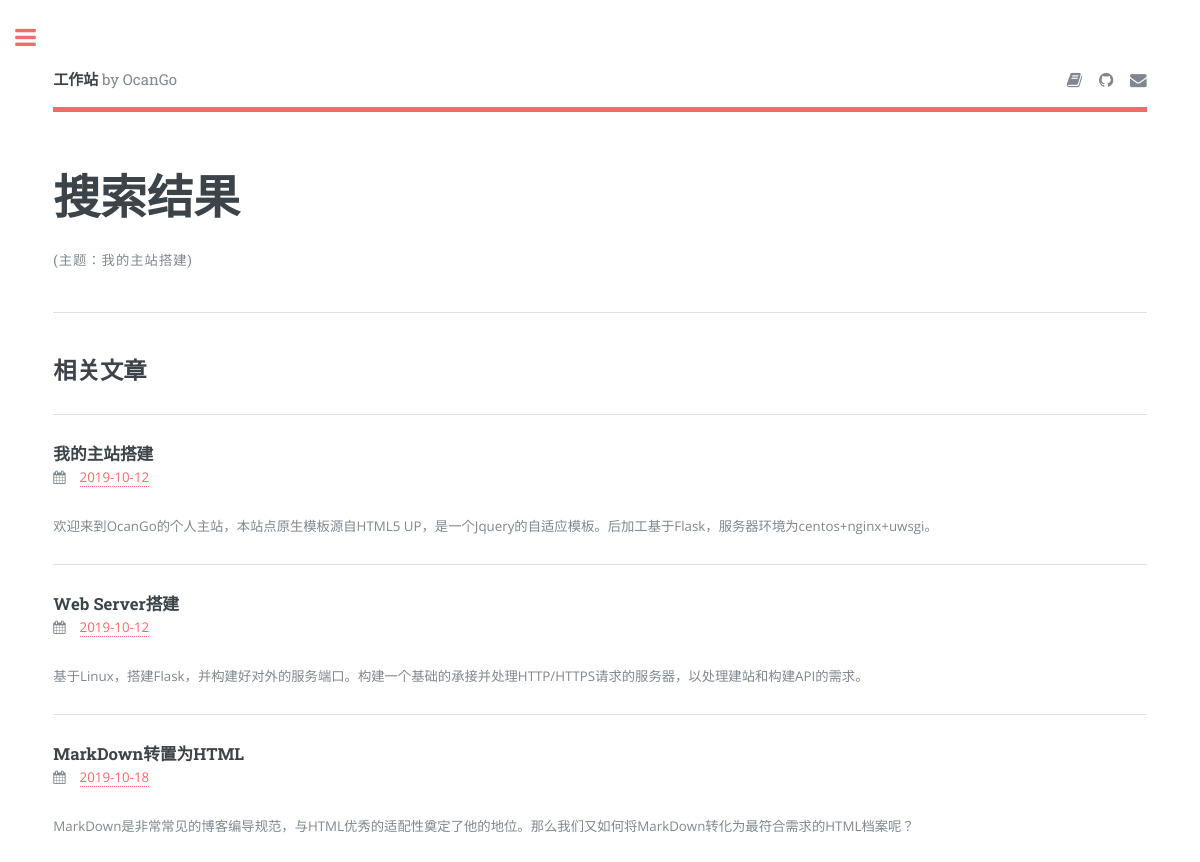
The page /query_item/link_project/2 on the database its author committed.
### models/articles.py (models this page shows, shortened)
class ArticleModel(db.Model):
    __tablename__='article'
    id = db.Column(db.Integer, primary_key=True)
    topic = db.Column(db.String(80))
    picture_url = db.Column(db.String(80))
    article_url = db.Column(db.Boolean,default=False,nullable=False)
    weight = db.Column(db.Integer,nullable=False)#权重,默认1,最大10，不实际卡控
    introduce = db.Column(db.String(1000))
    link_project = db.Column(db.Integer, db.ForeignKey('project.id'))
    create_time = db.Column(db.DateTime , nullable=False , default=datetime.now)
    store = db.relationship('ProjectModel')
    def json(self):
        return {
            "id":self.id,
            "topic":self.topic,
            "picture_url":self.picture_url,
            "article_url":self.article_url,
            "introduce":self.introduce,
            "link_project":self.link_project,
            "data_str":self.create_time.strftime('%Y-%m-%d')
        }
    @classmethod
    def get_all_acricles_bytree(cls,whereitem,wherestr):
        if whereitem == 'link_project':
            return [
                {
                    "project_name":project.name,
                    "link_articles":[
                        article.json() for article in project.articles
                        ]
                } for project in ProjectModel.query.filter_by(id = wherestr).all()
            ]

### app.py (the view)
@app.route('/query_item/<string:whereitem>/<string:wherestr>')
def query_item(whereitem,wherestr):
    sidebar_article = ArticleModel.get_all_acricles_bytree(whereitem,wherestr)
    sidebar_feature = FeatureModel.get_all_feature_bytree(whereitem,wherestr)
    count_article = sum(len(link['link_articles']) for link in sidebar_article)
    count_feature = sum(len(link['link_features']) for link in sidebar_feature)
    print(sidebar_article,sidebar_feature)
    return render_template(
        'elements.html',
        whereitem = main_parse.querystr(whereitem,wherestr),
        sidebar_article = sidebar_article,
        sidebar_feature = sidebar_feature,
        count_article = count_article,
        count_feature = count_feature,
        sidebar_project = ProjectModel.get_all_projects_bytree()
    )

### main_parse.py (called while the page is built)
def querystr(whereitem,wherestr):
    if whereitem == 'link_project':
        return "主题：" + ProjectModel.find_by_id(wherestr).name
    elif whereitem == 'link_date':
        return "时间：" + wherestr[2:4] + "年" + wherestr[5:7] + "月"
    else:
        return "内容包含：" + wherestr

### models/feature.py (called while the page is built, shortened)
    @classmethod
    def get_all_feature_bytree(cls,whereitem,wherestr):
        if whereitem == 'link_project':
            return [
                {
                    "project_name":project.name,
                    "link_features":[
                        feature.json() for feature in project.features
                        ]
                } for project in ProjectModel.query.filter_by(id = wherestr).all()
            ]

### models/projects.py (called while the page is built)
    @classmethod
    def get_all_projects_bytree(cls):
        return [
            {
                'id':project.id,
                'name':project.name
            } for project in cls.query.all()
        ]

    @classmethod
    def find_by_id(cls, id):
        return cls.query.filter_by(id=id).first()

### templates/elements.html (shortened to what this page needs)
{% extends "base/base.html" %}
{% block mainbody %}
	<section>
		<header class="main">
			<h1>搜索结果</h1>
			<p>({{whereitem}})</p>
		</header>
		{% if count_article != 0 or count_feature != 0 %}
			{% if count_article != 0 %}
			<hr class="major">
			<h2 id="link_article">相关文章</h2>
			{% for project in sidebar_article %}
				{% for article in project['link_articles'] %}
				<hr>
				<article title="{{article.topic}}">
					<h3 style="margin: 0 0 0 0;"><a href="{{url_for('articles',topic = article.id)}}">{{article.topic}}</a></h3>
					<p><span class="icon fa-calendar"></span>&nbsp;&nbsp;&nbsp;&nbsp;<a href="javascript:void(0)" onclick="blink_to_query(this,'link_date')">{{article.data_str}}</a></p>
					<p>{{article.introduce}}</p>
				</article>
				{% endfor %}
			{% endfor %}
			{% endif %}
		{% else %}
			<h2>对不起，找不到相关联的内容</h2>
			<span class="image main"><img src="{{ url_for('static', filename='images/sad.jpg') }}" alt="" /></span>
		{% endif %}
	</section>
{% endblock %}

### static/assets/css/main.css (style rules this page uses)
html, body, div, span, applet, object, iframe, h1, h2, h3, h4, h5, h6, p, blockquote, pre, a, abbr, acronym, address, big, cite, code, del, dfn, em, img, ins, kbd, q, s, samp, small, strike, strong, sub, sup, tt, var, b, u, i, center, dl, dt, dd, ol, ul, li, fieldset, form, label, legend, table, caption, tbody, tfoot, thead, tr, th, td, article, aside, canvas, details, embed, figure, figcaption, footer, header, hgroup, menu, nav, output, ruby, section, summary, time, mark, audio, video { margin: 0; padding: 0; border: 0; font-size: 100%; font: inherit; vertical-align: baseline; }
article, aside, details, figcaption, figure, footer, header, hgroup, menu, nav, section { display: block; }
body { line-height: 1; }
body { -webkit-text-size-adjust: none; }
body { -ms-overflow-style: scrollbar; }
html { box-sizing: border-box; }
*, *:before, *:after { box-sizing: inherit; }
body { background: #ffffff; }
body, input, select, textarea { color: #7f888f; font-family: "Open Sans", sans-serif; font-size: 13pt; font-weight: 400; line-height: 1.65; }
@media screen and (max-width: 1680px) { body, input, select, textarea { font-size: 11pt; } }
@media screen and (max-width: 1280px) { body, input, select, textarea { font-size: 10pt; } }
a { -moz-transition: color 0.2s ease-in-out, border-bottom-color 0.2s ease-in-out; -webkit-transition: color 0.2s ease-in-out, border-bottom-color 0.2s ease-in-out; -ms-transition: color 0.2s ease-in-out, border-bottom-color 0.2s ease-in-out; transition: color 0.2s ease-in-out, border-bottom-color 0.2s ease-in-out; border-bottom: dotted 1px; color: #f56a6a; text-decoration: none; }
p { margin: 0 0 2em 0; }
h1, h2, h3, h4, h5, h6 { color: #3d4449; font-family: "Roboto Slab", serif; font-weight: 700; line-height: 1.5; margin: 0 0 1em 0; }
h1 a, h2 a, h3 a, h4 a, h5 a, h6 a { color: inherit; text-decoration: none; border-bottom: 0; }
h1 { font-size: 4em; margin: 0 0 0.5em 0; line-height: 1.3; }
h2 { font-size: 1.75em; }
h3 { font-size: 1.25em; }
@media screen and (max-width: 1680px) { h1 { font-size: 3.5em; } }
hr { border: 0; border-bottom: solid 1px rgba(210, 215, 217, 0.75); margin: 2em 0; }
hr.major { margin: 3em 0; }
header p { font-family: "Roboto Slab", serif; font-size: 1em; font-weight: 400; letter-spacing: 0.075em; margin-top: -0.5em; text-transform: uppercase; }
header.main > :last-child { margin: 0 0 1em 0; }
.icon { text-decoration: none; border-bottom: none; position: relative; }
.icon:before { -moz-osx-font-smoothing: grayscale; -webkit-font-smoothing: antialiased; font-family: FontAwesome; font-style: normal; font-weight: normal; text-transform: none !important; }
#main > .inner > section { padding: 6em 0 4em 0 ; border-top: solid 2px rgba(210, 215, 217, 0.75); }
#main > .inner > section:first-of-type { border-top: 0 !important; }
@media screen and (max-width: 1680px) { #main > .inner > section { padding: 5em 0 3em 0 ; } }
@media screen and (max-width: 1280px) { #main > .inner > section { padding: 4em 0 2em 0 ; } }

### rows shown on the page
ArticleModel: topic "我的主站搭建", data_str "2019-10-12", introduce "欢迎来到OcanGo的个人主站，本站点原生模板源自HTML5 UP，是一个Jquery的自适应模板。后加工基于Flask，服务器环境为centos+nginx+uwsgi。"
ArticleModel: topic "Web Server搭建", data_str "2019-10-12", introduce "基于Linux，搭建Flask，并构建好对外的服务端口。构建一个基础的承接并处理HTTP/HTTPS请求的服务器，以处理建站和构建API的需求。"
ArticleModel: topic "MarkDown转置为HTML", data_str "2019-10-18", introduce "MarkDown是非常常见的博客编导规范，与HTML优秀的适配性奠定了他的地位。那么我们又如何将MarkDown转化为最符合需求的HTML档案呢？"

### other values the page prints
{{ whereitem }} "主题：我的主站搭建"
